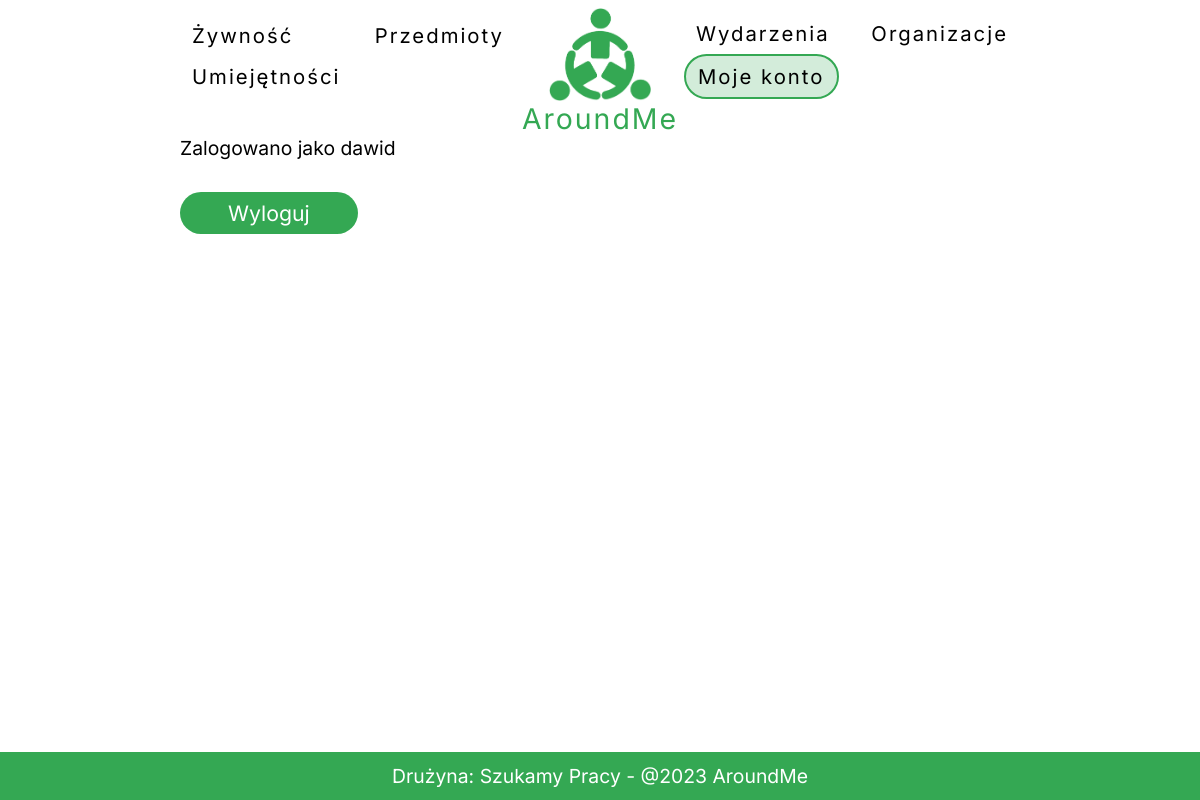
The app's page /account/ (signed in), older data.
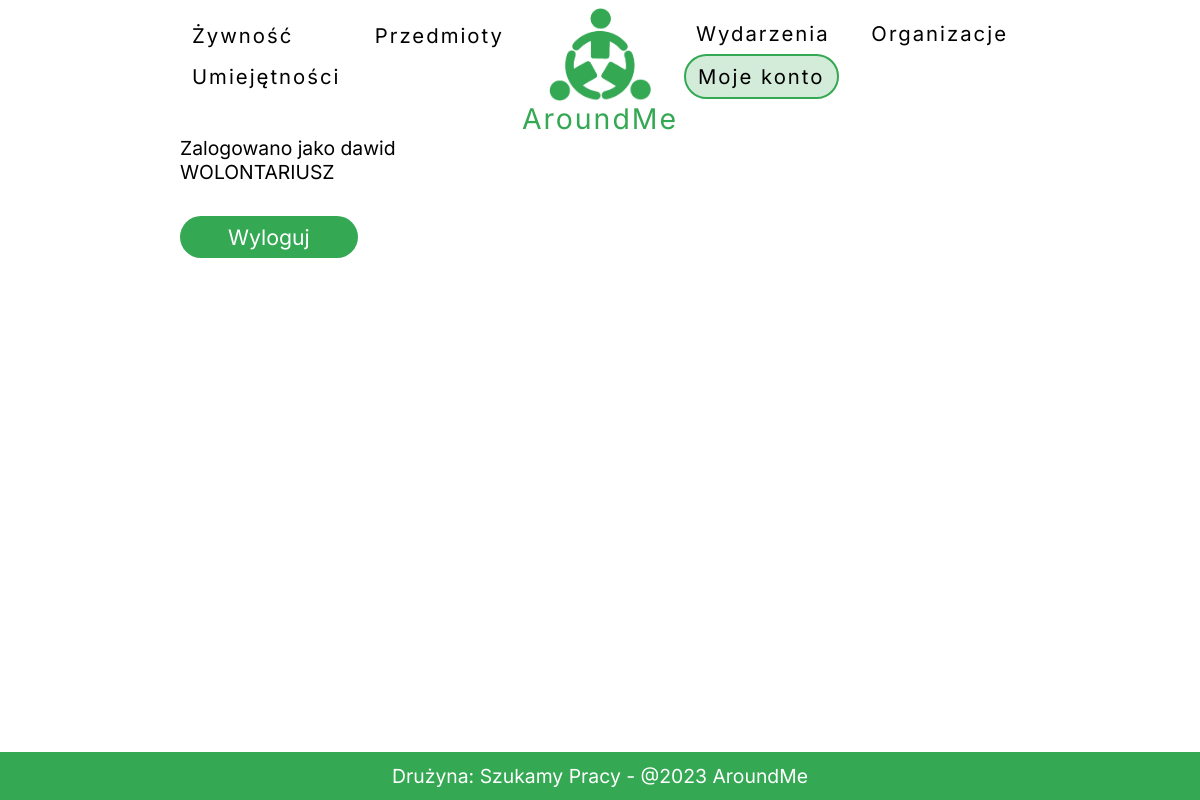
The same page, newer data.
### backend/models.py (models this page shows, shortened)
class CustomUser(AbstractUser):
    telefon = models.CharField(max_length=30, blank=True)
    adres_zamieszkania = models.CharField(max_length=50, blank=True)
    email = models.EmailField(unique=True, blank=True)
    data_urodzenia = models.DateField(blank=True, null=True)
    avatar = models.ImageField(upload_to='documents/', blank=True)
    rola = models.CharField(max_length=30, choices=ROLA, blank=True)
    zweryfikowany = models.BooleanField(blank=True, null=True)
    jedzenie = models.ManyToManyField(Jedzenie, blank=True)
    usluga = models.ManyToManyField(Usluga, blank=True)
    przedmiot = models.ManyToManyField(Przedmiot, blank=True)
    organizacja = models.ManyToManyField(Organization, blank=True)

### backend/views.py (the view)
# urls.py: path('account/', account, name='account'),
def account(request):
    template = loader.get_template("frontend/account.html")
    context = {
        "username": request.user.username,
        "rola": request.user.rola,
    }
    return HttpResponse(template.render(context, request))

### frontend/templates/frontend/account.html
{% extends 'frontend/base.html' %}
{% block account %}
active
{% endblock %}
{% block content %}
<div id="share-container">
    <div>Zalogowano jako {{ username }}</div>
    <div>{{ rola }}</div>
    <div class="mt10"><a href="{% url 'logout' %}" class="main_button" >Wyloguj</a></div>
</div>
{% endblock content %}

Row changes from the older to the newer data that the page shows:
changed CustomUser "dawid": rola (not shown) → "WOLONTARIUSZ"
